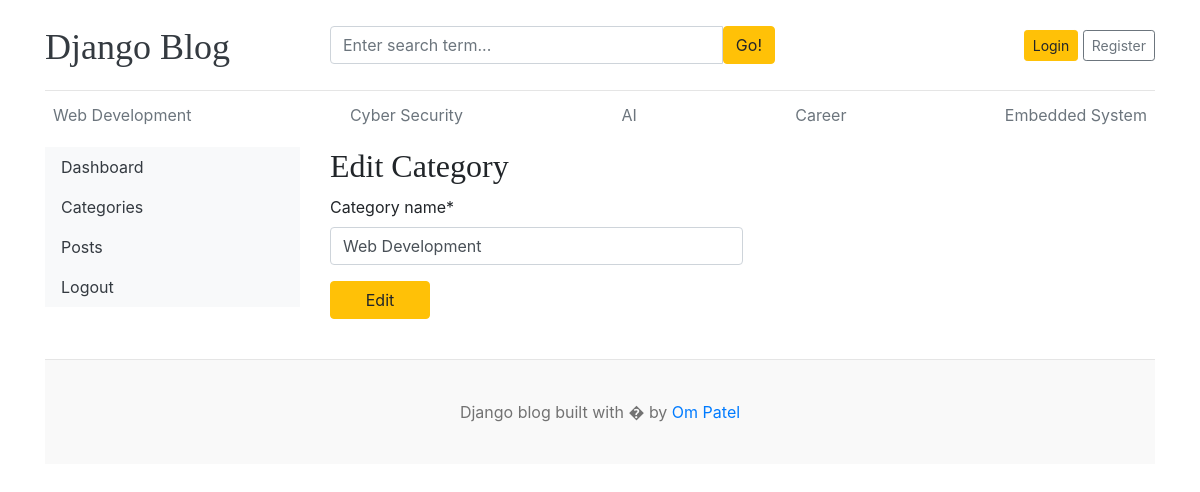
The app's page /dashboard/categories/edit/2/ with its own data.
### blogapp/models.py (models this page shows, shortened)
class Category (models.Model):
    category_name = models.CharField(max_length=50,unique=True)
    created_at = models.DateTimeField(auto_now_add=True)
    updated_at = models.DateTimeField(auto_now=True)
    class Meta:
        verbose_name_plural ='categories'

### dashboards/views.py (the view)
# urls.py: path('/categories/edit/<int:pk>/',views.edit_category,name = 'edit_category'),
def edit_category(request,pk) :
    category = get_object_or_404(Category,pk=pk)
    if request.method == 'POST':
        form = Category_form(request.POST,instance=category)
        if form.is_valid():
            form.save()
            return redirect('categories')
    else:
        form = Category_form(instance=category)
        context = {
        'form':form,
        'category':category,
        }
        return render (request,'dashboards/edit_category.html',context)

### dashboards/forms.py
class Category_form(forms.ModelForm):
    class Meta:
        model = Category
        fields = '__all__'

### blogapp/context_processor.py (called while the page is built)
def get_category(request):
    categories = Category.objects.all()
    return dict(categories = categories)

def social_links(request):
    social_links = Social.objects.all()
    return dict(social_links = social_links)

### templates/dashboards/edit_category.html (shortened to what this page needs)
{% extends 'base.html' %}
{% block content%}
{% load crispy_forms_tags %}
<div class="row">
    {% include 'dashboards/sidebar.html' %}
    <div class="col-md-9">
        <h2 style="margin-bottom: 10px;">Edit Category</h2>
      <form action="{% url 'edit_category' category.id %}" method="post" style="width: 50%;">
        {{form | crispy}}
        <button type="submit" class="btn btn-warning" style="width: 100px; margin-bottom: 20px;">Edit</button>
      </form>
    </div>
</div>
{% endblock%}

### templates/base.html (shortened to what this page needs)
{% load static %}
<!DOCTYPE html>
<html lang="en">
<head>
    <link href="https://getbootstrap.com/docs/4.0/dist/css/bootstrap.min.css" rel="stylesheet">
    <link href="{% static 'css/blog.css'%}" rel="stylesheet">
    <link rel="stylesheet" href="https://cdnjs.cloudflare.com/ajax/libs/font-awesome/4.7.0/css/font-awesome.min.css">
  </head>
<body>
    <div class="container">
      <header class="blog-header py-3">
        <div class="row flex-nowrap justify-content-between align-items-center">
          <div class="col-3 pt-1">
            <a class="blog-header-logo text-dark" href="/">Django Blog</a>
          </div>
           <div class="col-5 ">
             <form action="{%url 'search' %}" method="GET">
             <div class="input-group">
                <input class="form-control" name="search" value="{{keyword}}" type="text" placeholder="Enter search term..." aria-label="Enter search term..." aria-describedby="button-search" />
                  <button  class="btn btn-warning" id="button-search" type="submit">Go!</button>
            </div>
            </form>
          </div>
          <div class="col-4 d-flex justify-content-end align-items-center">
            {% if user.is_authenticated %}
            <span><a href="{% url 'dashboard' %}">Dashboard </a>|<a href="{% url 'logout' %}"> Log Out</a></span>
            {% else %}
            <a class="btn btn-sm btn-warning" href="{% url 'login' %}">Login</a> &nbsp;
            <a class="btn btn-sm btn-outline-secondary" href="{%url 'registration' %}">Register</a>
            {% endif %}
          </div>
        </div>
      </header>
      <div class="nav-scroller py-1 mb-2">
        <nav class="nav d-flex justify-content-between">
          {% for cat in categories %}
          <a class="p-2 text-muted" href="{% url 'blog_by_category' cat.id %}">{{cat.category_name}}</a>
          {%endfor%}
        </nav>
      </div>
{% block content %}
{%endblock%}
<footer class="blog-footer" style="margin-top: 20px;">
  <p>Django blog built with � by <a href="#">Om Patel</a></p>
</footer>
</body>
</html>

### blog/static/css/blog.css (style rules this page uses)
.blog-header { border-bottom: 1px solid #e5e5e5; }
.blog-header-logo { font-family: "Playfair Display", Georgia, "Times New Roman", serif; font-size: 2.25rem; }
h1, h2, h3, h4, h5, h6 { font-family: "Playfair Display", Georgia, "Times New Roman", serif; }
.blog-footer { padding: 2.5rem 0; color: #727272; text-align: center; background-color: #f9f9f9; border-top: .05rem solid #e5e5e5; }
.blog-footer p:last-child { margin-bottom: 0; }

### records on screen
Category: category_name "Web Development"
Category: category_name "Cyber Security"
Category: category_name "AI"
Category: category_name "Career"
Category: category_name "Embedded System"
